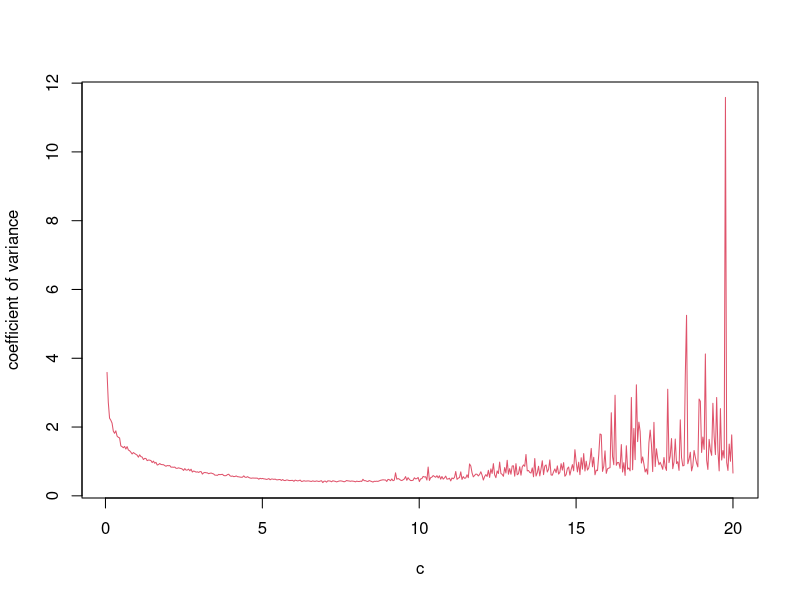
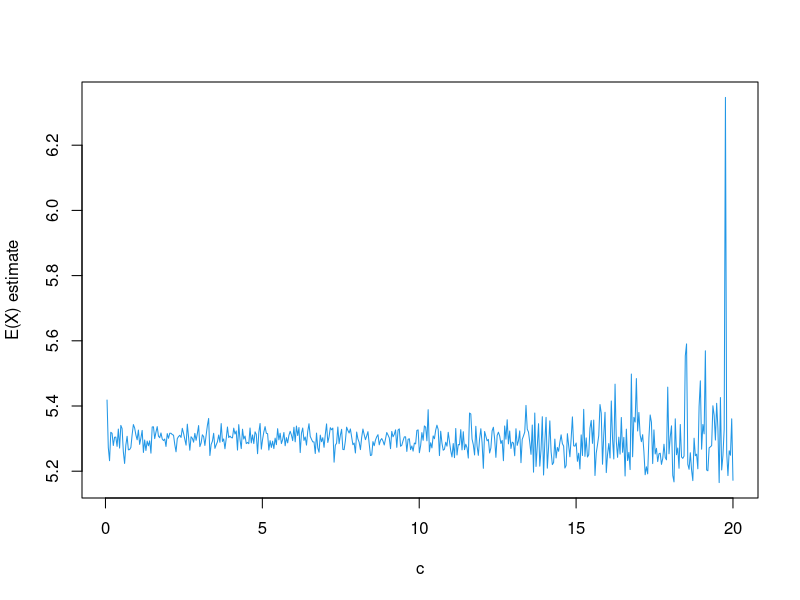

Write R code to recreate these figures, in order.
# This function is to use importance sampling algorithm to approximate E(theta), 
# from the Bayesian model
# Likelihood:  X1,...,Xn ~ N(0,theta)
# Prior: theta ~ Gamma(3,rate=0.5)
# The importance function g(theta) = Gamma(a=c*s^2,b=c), where s^2 = Var(X)


set.seed(12345)


# first define the function to conduct importance sampling estimation
# given the data X, the constant value c, and the number of samples to generate N


# prep1: define the function to calculate log(p*(theta|x)) for each value of theta
log.posterior <- function(theta_j, X){ 
    n <- length(X)
    ( (4-n)/2 )*log(theta_j) - (1/(2*theta_j)) * (theta_j^2 + sum(X^2))
}
 
# prep2: define the function to calculate log(weights)=log(p*(theta|x))-log(g(theta))
log.weight <- function(theta_j, X, a, b){
    log.posterior(theta_j, X) - dgamma(theta_j, a,rate=b,log=TRUE)
}


IS <- function(X, c, N) {
 
    # first calculate all the parameters 
    n <- length(X) 
    s2 <- var(X)
    a <- c*s2
    b <- c
    
    # step 1: generate N samples from the importance function g(theta)
    theta <- rgamma(N,a,rate=b)
    
    
    # step 2: use the defined functions to calculate log of weights
    # We work in the log scale for the sake of computational stability
    lw <- log.weight(theta, X, a, b)
    
    
    # The following step is to avoid inifite values when taking exponential of lw
    # Using the step we have weights:  w = exp(lw) = exp(w.scaled)*exp(max(lw))
    # Since w are in both the nominator and the denominator, exp(max(lw)) will be canceled out
    lw.scaled <- lw - max(lw)
 

    ## Finally, calculate the importance sampling estimate
    theta.hat <- mean(theta * exp(lw.scaled)) / mean(exp(lw.scaled))

        
    ## Now, evaluate the importance function using the coefficient of variance
    c.v <- sd(exp(lw.scaled))/mean(exp(lw.scaled))
    
    
    return(c(theta.hat,c.v))
}



#### Apply: Generate 100 random variables from N(0,2^2)

X <- rnorm(100, mean = 0, sd = 2)

## consider a grid of c values
c.candidate <- seq(0.05, 20, length=500)

## specify vectors to store theta.hat and c.v for each value of c.candidate
theta.hats <- rep(NA, 500)
cvs <- rep(NA, 500)

## calculate estimate theta.hat and coef of var for each value of c.candidate

for(i in 1:500) {

    OUT <- IS(X = X, c = c.candidate[i], 1000) 
    theta.hats[i] <- OUT[1]
    cvs[i] <- OUT[2]
} 


## Examine where coef. of variance is low

plot(c.candidate, cvs, ylab="coefficient of variance", xlab="c", col=2, type="l")


## target mean estimator

plot(c.candidate, theta.hats, xlab="c", ylab="E(X) estimate", col=4, type="l")


## final estimate

IS(X, c.candidate[which.min(cvs)], 1000)[1]

